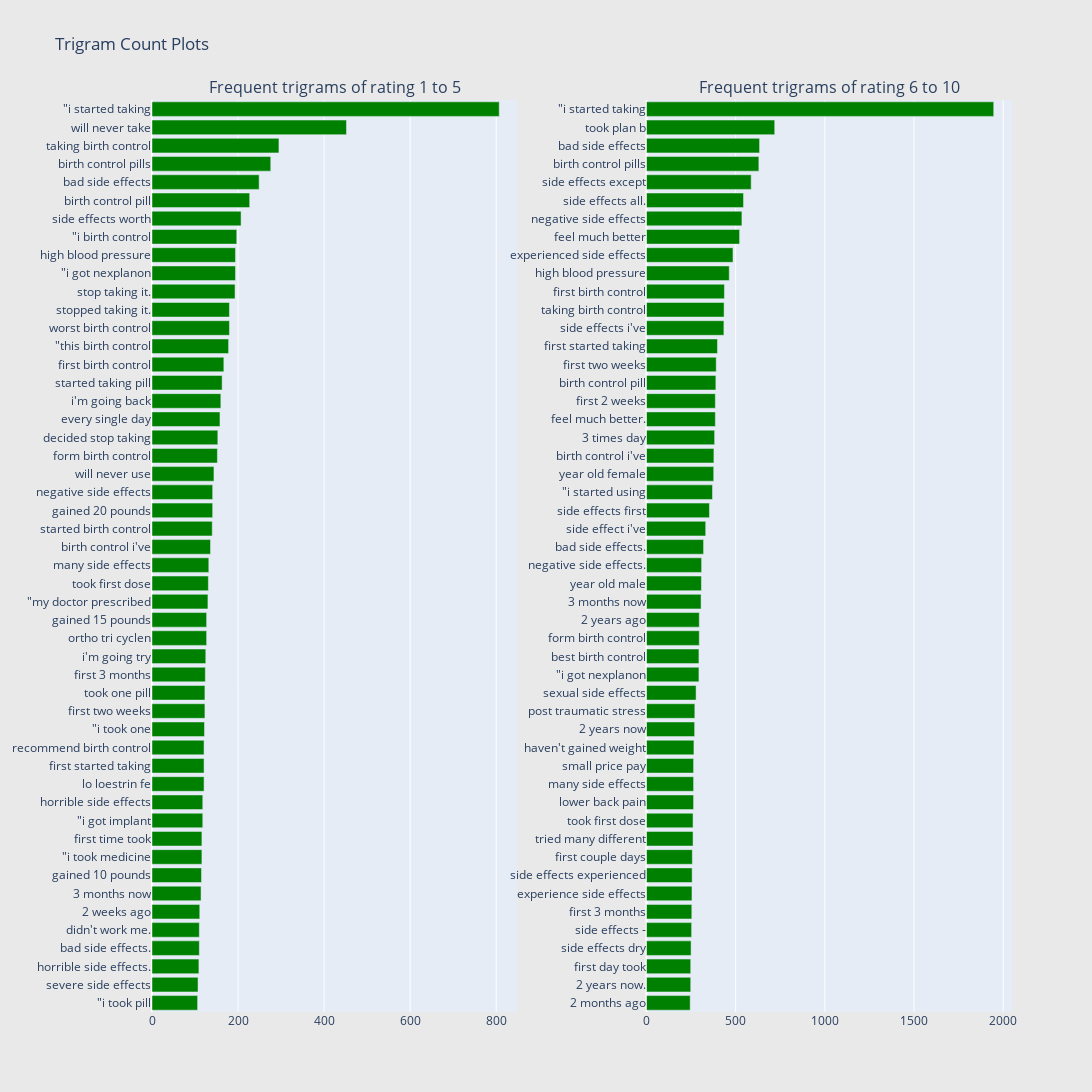

Notebook source saved alongside this figure:
### Markdown cell above
### tri-gram

### Code cell
freq_dict = defaultdict(int)
for sent in df_all_1_5["review"]:
    for word in generate_ngrams(sent,3):
        freq_dict[word] += 1
fd_sorted = pd.DataFrame(sorted(freq_dict.items(), key=lambda x: x[1])[::-1])
fd_sorted.columns = ["word", "wordcount"]
trace1 = horizontal_bar_chart(fd_sorted.head(50), 'green')

freq_dict = defaultdict(int)
for sent in df_all_6_10["review"]:
    for word in generate_ngrams(sent,3):
        freq_dict[word] += 1
fd_sorted = pd.DataFrame(sorted(freq_dict.items(), key=lambda x: x[1])[::-1])
fd_sorted.columns = ["word", "wordcount"]
trace2 = horizontal_bar_chart(fd_sorted.head(50), 'green')

# Creating two subplots
fig = tools.make_subplots(rows=1, cols=2, vertical_spacing=0.04,horizontal_spacing=0.15,
                          subplot_titles=["Frequent trigrams of rating 1 to 5", 
                                          "Frequent trigrams of rating 6 to 10"])
fig.append_trace(trace1, 1, 1)
fig.append_trace(trace2, 1, 2)
fig['layout'].update(height=1200, width=1600, paper_bgcolor='rgb(233,233,233)', title="Trigram Count Plots")
py.iplot(fig, filename='word-plots')

### Figure 1 — Plotly figure (JSON) as saved in the notebook; plotly's stock layout.template omitted (floating-point values rounded to 4 significant figures)
{"data": [{"marker": {"color": "green"}, "orientation": "h", "showlegend": false, "type": "bar", "x": [106, 107, 109, 110, 110, 111, 114, 115, 116, 116, 118, 118, 121, 121, 121, 122, 123, 123, 124, 125, 127, 127, 130, 131, 132, 136, 140, 141, 141, 144, 152, 153, 158, 160, 163, 167, 178, 180, 180, 193, 194, 194, 197, 207, 227, 249, 276, 295, 452, 807], "xaxis": "x", "y": ["\"i took pill", "severe side effects", "horrible side effects.", "bad side effects.", "didn&#039;t work me.", "2 weeks ago", "3 months now", "gained 10 pounds", "\"i took medicine", "first time took", "\"i got implant", "horrible side effects", "lo loestrin fe", "first started taking", "recommend birth control", "\"i took one", "first two weeks", "took one pill", "first 3 months", "i&#039;m going try", "ortho tri cyclen", "gained 15 pounds", "\"my doctor prescribed", "took first dose", "many side effects", "birth control i&#039;ve", "started birth control", "gained 20 pounds", "negative side effects", "will never use", "form birth control", "decided stop taking", "every single day", "i&#039;m going back", "started taking pill", "first birth control", "\"this birth control", "worst birth control", "stopped taking it.", "stop taking it.", "\"i got nexplanon", "high blood pressure", "\"i birth control", "side effects worth", "birth control pill", "bad side effects", "birth control pills", "taking birth control", "will never take", "\"i started taking"], "yaxis": "y"}, {"marker": {"color": "green"}, "orientation": "h", "showlegend": false, "type": "bar", "x": [245, 248, 248, 250, 253, 254, 255, 256, 257, 261, 261, 264, 264, 264, 266, 270, 271, 278, 294, 294, 296, 296, 306, 308, 309, 320, 332, 353, 370, 377, 378, 382, 386, 386, 389, 391, 398, 434, 435, 437, 464, 485, 522, 535, 544, 587, 630, 634, 719, 1947], "xaxis": "x2", "y": ["2 months ago", "2 years now.", "first day took", "side effects dry", "side effects -", "first 3 months", "experience side effects", "side effects experienced", "first couple days", "tried many different", "took first dose", "lower back pain", "many side effects", "small price pay", "haven&#039;t gained weight", "2 years now", "post traumatic stress", "sexual side effects", "\"i got nexplanon", "best birth control", "form birth control", "2 years ago", "3 months now", "year old male", "negative side effects.", "bad side effects.", "side effect i&#039;ve", "side effects first", "\"i started using", "year old female", "birth control i&#039;ve", "3 times day", "feel much better.", "first 2 weeks", "birth control pill", "first two weeks", "first started taking", "side effects i&#039;ve", "taking birth control", "first birth control", "high blood pressure", "experienced side effects", "feel much better", "negative side effects", "side effects all.", "side effects except", "birth control pills", "bad side effects", "took plan b", "\"i started taking"], "yaxis": "y2"}], "layout": {"annotations": [{"font": {"size": 16}, "showarrow": false, "text": "Frequent trigrams of rating 1 to 5", "x": 0.2125, "xanchor": "center", "xref": "paper", "y": 1, "yanchor": "bottom", "yref": "paper"}, {"font": {"size": 16}, "showarrow": false, "text": "Frequent trigrams of rating 6 to 10", "x": 0.7875, "xanchor": "center", "xref": "paper", "y": 1, "yanchor": "bottom", "yref": "paper"}], "height": 1200, "paper_bgcolor": "rgb(233,233,233)", "title": {"text": "Trigram Count Plots"}, "width": 1600, "xaxis": {"anchor": "y", "domain": [0, 0.425]}, "xaxis2": {"anchor": "y2", "domain": [0.575, 1]}, "yaxis": {"anchor": "x", "domain": [0, 1]}, "yaxis2": {"anchor": "x2", "domain": [0, 1]}}}
